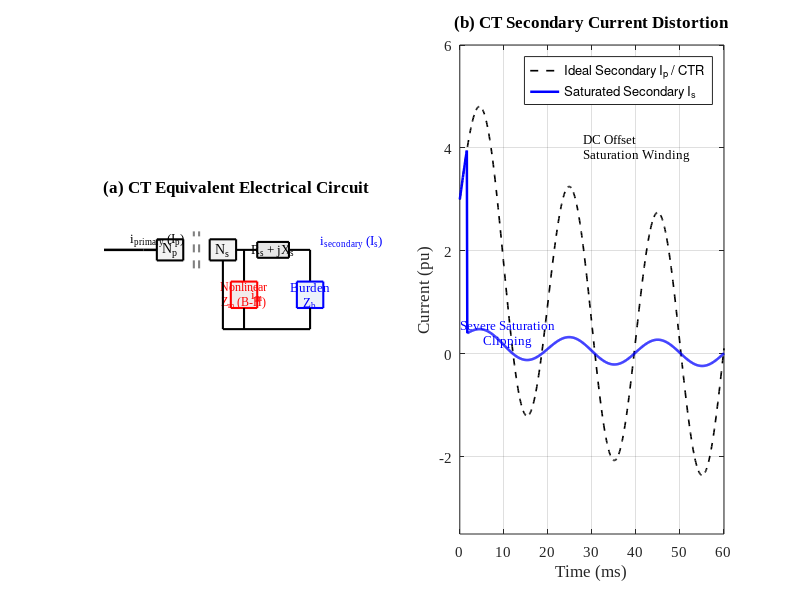

Recreate this plot in MATLAB. (Note: this script raises an error after producing the figure.)
%% plot_ct_saturation.m
% Generates publication-grade Figure 3.3: Current transformer equivalent
% circuit and saturation-induced secondary distortion.

clear; close all; clc;

% Figure setup (Times New Roman, wide position)
fig = figure('Color','w','Units','inches','Position',[1 1 11.5 5.0]);

%% Subplot 1: Schematic of CT Equivalent Circuit (drawn with vector blocks)
ax1 = subplot(1,2,1);
hold(ax1, 'on'); axis(ax1, 'equal'); axis(ax1, 'off');
xlim(ax1, [0 10]); ylim(ax1, [0 6]);

% Draw Primary Source Path
line(ax1, [0 1.5], [4.5 4.5], 'Color','k', 'LineWidth', 1.8);
line(ax1, [1.5 2.5], [4.5 4.5], 'Color','k', 'LineWidth', 1.8);
% Primary Source Winding Symbol (little loops or rectangle)
rectangle(ax1, 'Position', [2.0 4.1 1.0 0.8], 'FaceColor', [0.95 0.95 0.95], 'EdgeColor', 'k', 'LineWidth', 1.5);
text(ax1, 2.5, 4.5, 'N_p', 'FontName','Times New Roman','FontSize',10, 'HorizontalAlignment','center');

% Secondary Winding (parallel to primary)
rectangle(ax1, 'Position', [4.0 4.1 1.0 0.8], 'FaceColor', [0.95 0.95 0.95], 'EdgeColor', 'k', 'LineWidth', 1.5);
text(ax1, 4.5, 4.5, 'N_s', 'FontName','Times New Roman','FontSize',10, 'HorizontalAlignment','center');

% Core dashed lines (coupling)
line(ax1, [3.4 3.4], [3.8 5.2], 'Color',[0.5 0.5 0.5], 'LineWidth', 1.5, 'LineStyle','--');
line(ax1, [3.6 3.6], [3.8 5.2], 'Color',[0.5 0.5 0.5], 'LineWidth', 1.5, 'LineStyle','--');

% Secondary resistance & leakage branch
rectangle(ax1, 'Position', [5.8 4.2 1.2 0.6], 'FaceColor', [0.9 0.9 0.9], 'EdgeColor', 'k', 'LineWidth', 1.5);
text(ax1, 6.4, 4.5, 'R_s + jX_s', 'FontName','Times New Roman','FontSize',9, 'HorizontalAlignment','center');

% Magnetizing Branch (downwards)
line(ax1, [5.3 5.3], [4.5 3.3], 'Color','k', 'LineWidth', 1.5);
rectangle(ax1, 'Position', [4.8 2.3 1.0 1.0], 'FaceColor', [0.95 0.92 0.92], 'EdgeColor', 'r', 'LineWidth', 1.5);
text(ax1, 5.3, 2.8, {'Nonlinear', 'Z_m (B-H)'}, 'FontName','Times New Roman','FontSize',8.5, 'Color','r', 'HorizontalAlignment','center');
line(ax1, [5.3 5.3], [2.3 1.5], 'Color','k', 'LineWidth', 1.5);

% Burden Branch (downwards at the end)
line(ax1, [7.8 7.8], [4.5 3.3], 'Color','k', 'LineWidth', 1.5);
rectangle(ax1, 'Position', [7.3 2.3 1.0 1.0], 'FaceColor', [0.92 0.95 0.98], 'EdgeColor', 'b', 'LineWidth', 1.5);
text(ax1, 7.8, 2.8, {'Burden', 'Z_b'}, 'FontName','Times New Roman','FontSize',9, 'Color','b', 'HorizontalAlignment','center');
line(ax1, [7.8 7.8], [2.3 1.5], 'Color','k', 'LineWidth', 1.5);

% Bottom connection wire
line(ax1, [4.5 7.8], [1.5 1.5], 'Color','k', 'LineWidth', 1.5);
line(ax1, [4.5 4.5], [1.5 4.1], 'Color','k', 'LineWidth', 1.5);

% Connect top wire
line(ax1, [5.0 5.8], [4.5 4.5], 'Color','k', 'LineWidth', 1.5);
line(ax1, [7.0 7.8], [4.5 4.5], 'Color','k', 'LineWidth', 1.5);

% Current arrows
text(ax1, 1.0, 4.9, 'i_{primary} (I_p)', 'FontName','Times New Roman','FontSize',9.5, 'Color','k');
text(ax1, 5.6, 2.8, 'i_m', 'FontName','Times New Roman','FontSize',9.5, 'Color','r');
text(ax1, 8.2, 4.8, 'i_{secondary} (I_s)', 'FontName','Times New Roman','FontSize',9.5, 'Color','b');

title(ax1, '(a) CT Equivalent Electrical Circuit', 'FontName','Times New Roman','FontSize',12,'FontWeight','bold');

%% Subplot 2: Saturation Secondary Waveforms
ax2 = subplot(1,2,2);
hold(ax2, 'on'); grid(ax2, 'on'); box(ax2, 'on');
set(ax2, 'FontName','Times New Roman','FontSize',11);

% Time Base (50Hz)
t = 0:0.0001:0.06;
w = 2*pi*50;

% Primary current with decaying DC offset: I_p = sin(wt) + 1.2*exp(-t/0.02)
i_primary = 2.5 * sin(w*t) + 3.0 * exp(-t/0.018);

% Secondary Current with saturation clipping: when integral of voltage (flux) exceeds threshold
flux = zeros(size(t));
i_sec = zeros(size(t));
flux_limit = 0.006;
f = 0;

for k = 1:numel(t)
    f = f + i_primary(k) * 0.0001; % simple integration
    flux(k) = f;
    
    % Saturated clipping
    if f > flux_limit
        i_sec(k) = 0.1 * i_primary(k); % severely clipped secondary current
    elseif f < -flux_limit
        i_sec(k) = 0.1 * i_primary(k);
    else
        i_sec(k) = i_primary(k); % linear secondary current
    end
end

% Plot Primary vs Distorted Secondary
plot(ax2, t*1000, i_primary, 'k--', 'LineWidth', 1.2, 'DisplayName','Ideal Secondary I_p / CTR');
plot(ax2, t*1000, i_sec, 'b-', 'LineWidth', 1.8, 'DisplayName','Saturated Secondary I_s');

% Annotate saturation
text(ax2, 11, 0.4, {'Severe Saturation', 'Clipping'}, 'FontName','Times New Roman','FontSize',9.5, 'Color','b', 'HorizontalAlignment','center');
text(ax2, 28, 4.0, {'DC Offset', 'Saturation Winding'}, 'FontName','Times New Roman','FontSize',9.5, 'Color','k');

legend(ax2, 'Location','northeast', 'FontSize',9.5);
xlabel(ax2, 'Time (ms)', 'FontName','Times New Roman','FontSize',12);
ylabel(ax2, 'Current (pu)', 'FontName','Times New Roman','FontSize',12);
xlim(ax2, [0 60]);
ylim(ax2, [-3.5 6.0]);
title(ax2, '(b) CT Secondary Current Distortion', 'FontName','Times New Roman','FontSize',12,'FontWeight','bold');

% Main Title
sgtitle(fig, 'CT Equivalent Circuit Model & Saturation Waveforms', 'FontName','Times New Roman','FontSize',13,'FontWeight','bold');

% Save output
outPath = fullfile(pwd, 'figures', 'ct_saturation_characteristic.png');
exportgraphics(fig, outPath, 'Resolution', 300);
close(fig);
fprintf('Successfully generated: %s\n', outPath);
